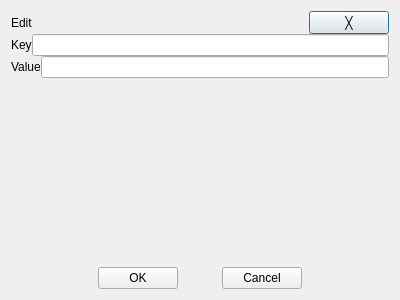
<?xml version="1.0" encoding="UTF-8"?>
<ui version="4.0">
 <class>Edit</class>
 <widget class="QDialog" name="Edit">
  <property name="geometry">
   <rect>
    <x>0</x>
    <y>0</y>
    <width>400</width>
    <height>300</height>
   </rect>
  </property>
  <property name="sizePolicy">
   <sizepolicy hsizetype="Preferred" vsizetype="Expanding">
    <horstretch>0</horstretch>
    <verstretch>0</verstretch>
   </sizepolicy>
  </property>
  <property name="windowTitle">
   <string>Edit</string>
  </property>
  <layout class="QVBoxLayout" name="verticalLayoutEdit">
   <item>
    <widget class="QWidget" name="widgetBackground" native="true">
     <layout class="QVBoxLayout" name="verticalLayoutBackground">
      <property name="spacing">
       <number>0</number>
      </property>
      <property name="leftMargin">
       <number>0</number>
      </property>
      <property name="topMargin">
       <number>0</number>
      </property>
      <property name="rightMargin">
       <number>0</number>
      </property>
      <property name="bottomMargin">
       <number>0</number>
      </property>
      <item>
       <widget class="QWidget" name="widgetTitleBar" native="true">
        <layout class="QHBoxLayout" name="horizontalLayoutTitleBar">
         <property name="leftMargin">
          <number>0</number>
         </property>
         <property name="topMargin">
          <number>0</number>
         </property>
         <property name="rightMargin">
          <number>0</number>
         </property>
         <property name="bottomMargin">
          <number>0</number>
         </property>
         <item>
          <widget class="QLabel" name="labelTitle">
           <property name="text">
            <string>Edit</string>
           </property>
          </widget>
         </item>
         <item>
          <spacer name="horizontalSpacerTitleBar">
           <property name="orientation">
            <enum>Qt::Horizontal</enum>
           </property>
           <property name="sizeHint" stdset="0">
            <size>
             <width>252</width>
             <height>20</height>
            </size>
           </property>
          </spacer>
         </item>
         <item>
          <widget class="QPushButton" name="pushButtonClose">
           <property name="text">
            <string>╳</string>
           </property>
          </widget>
         </item>
        </layout>
       </widget>
      </item>
      <item>
       <layout class="QHBoxLayout" name="horizontalLayoutKey">
        <item>
         <widget class="QLabel" name="labelKey">
          <property name="text">
           <string>Key</string>
          </property>
         </widget>
        </item>
        <item>
         <widget class="QLineEdit" name="lineEditKey"/>
        </item>
       </layout>
      </item>
      <item>
       <layout class="QHBoxLayout" name="horizontalLayoutValue">
        <item>
         <widget class="QLabel" name="labelValue">
          <property name="text">
           <string>Value</string>
          </property>
         </widget>
        </item>
        <item>
         <widget class="QLineEdit" name="lineEditValue"/>
        </item>
       </layout>
      </item>
      <item>
       <widget class="QLabel" name="labelInfo">
        <property name="sizePolicy">
         <sizepolicy hsizetype="Expanding" vsizetype="Expanding">
          <horstretch>0</horstretch>
          <verstretch>0</verstretch>
         </sizepolicy>
        </property>
        <property name="text">
         <string/>
        </property>
        <property name="alignment">
         <set>Qt::AlignCenter</set>
        </property>
       </widget>
      </item>
      <item>
       <layout class="QHBoxLayout" name="horizontalLayoutOkCancel" stretch="2,0,1,0,2">
        <property name="spacing">
         <number>0</number>
        </property>
        <property name="bottomMargin">
         <number>0</number>
        </property>
        <item>
         <spacer name="horizontalSpacerLeft">
          <property name="orientation">
           <enum>Qt::Horizontal</enum>
          </property>
          <property name="sizeHint" stdset="0">
           <size>
            <width>40</width>
            <height>20</height>
           </size>
          </property>
         </spacer>
        </item>
        <item>
         <widget class="QPushButton" name="pushButtonOk">
          <property name="text">
           <string>OK</string>
          </property>
         </widget>
        </item>
        <item>
         <spacer name="horizontalSpacerMiddle">
          <property name="orientation">
           <enum>Qt::Horizontal</enum>
          </property>
          <property name="sizeHint" stdset="0">
           <size>
            <width>40</width>
            <height>20</height>
           </size>
          </property>
         </spacer>
        </item>
        <item>
         <widget class="QPushButton" name="pushButtonCancel">
          <property name="text">
           <string>Cancel</string>
          </property>
         </widget>
        </item>
        <item>
         <spacer name="horizontalSpacerRight">
          <property name="orientation">
           <enum>Qt::Horizontal</enum>
          </property>
          <property name="sizeHint" stdset="0">
           <size>
            <width>40</width>
            <height>20</height>
           </size>
          </property>
         </spacer>
        </item>
       </layout>
      </item>
     </layout>
    </widget>
   </item>
  </layout>
 </widget>
 <resources/>
 <connections/>
</ui>
